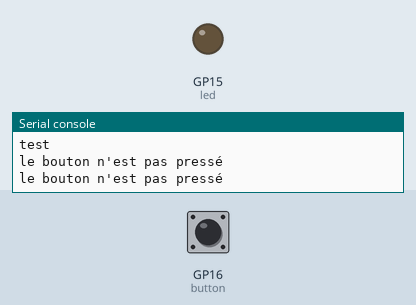
Simulated run of this program. Board: Raspberry Pi Pico running MicroPython. On the bench: output pins drawn as LEDs (lit = HIGH), the last lines printed to the serial console. Inputs (shaded band) come from the test bench; at power-on: GP16 (button) HIGH.

Above: at 1.2 s.
1.3 s: GP16 (button) pulled LOW for 1.2 s
At 4.3 s:
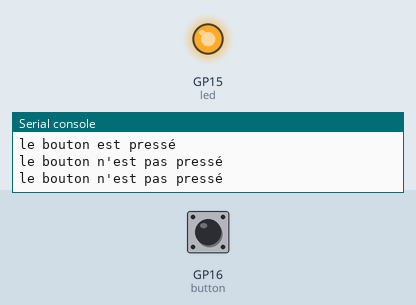
Timing chart, 0 to 10.8 s (numbered marks = the images above; inputs shaded):
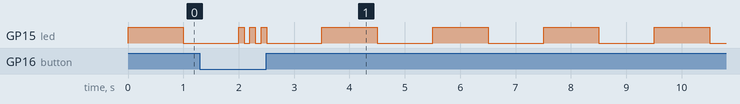

The program:

hardware_test.py
```python
# Hardware Test
# Blink and LED (GP15) slowly/quickly while a button (GP16) is not-pressed/pressed
from machine import Pin
from time import sleep_ms

led = Pin(15, Pin.OUT)
button = Pin(16, Pin.IN, Pin.PULL_UP)
print("test")
while True:
    if button.value() == 0: # button pressed
        delay = 100 # short delay
        print("le bouton est pressé")
    else:
        delay = 1000 # long delay
        print("le bouton n'est pas pressé")
    led.toggle()
    sleep_ms(delay)
```

Measured:
- by itself, GP15 (led): repeats every 0.20 s: LOW 0.10 s, HIGH 0.10 s
